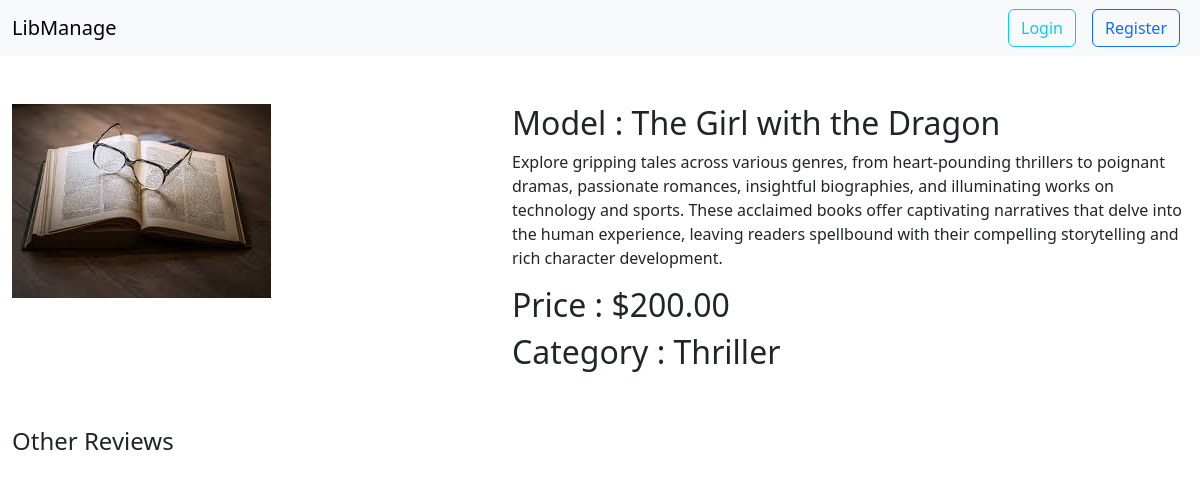
Screenshot of /book/1/ with the database file from the repository.
### book/models.py (models this page shows)
class Book(models.Model) :
    title = models.CharField(max_length=25);
    description = models.CharField(max_length=500);
    image = models.ImageField(upload_to='uploads/media/', blank=True, null=True);
    price = models.DecimalField(decimal_places=2, max_digits=12);
    category=models.ForeignKey(Category, related_name='category', on_delete=models.CASCADE)

### category/models.py (models this page shows)
class Category(models.Model) :
    name = models.CharField(max_length=20);

### book/views.py (the view)
# urls.py: path('<int:pk>/', views.BookDetailView.as_view(), name='detailPage'),
class BookDetailView(DetailView):
    model = Book
    pk_url_kwarg = 'pk'
    template_name = 'bookDetail.html'
    context_object_name = 'book'
    def get_context_data(self, **kwargs):
        context = super().get_context_data(**kwargs)
        context['form'] = ReviewForm()
        context['reviews'] = Review.objects.filter(book=context['book'])
        context['canReview'] = False
        if self.request.user.is_authenticated:
            try:
                borrow = Borrow.objects.get(book=context['book'], user=self.request.user)
                context['canReview'] = True
            except Borrow.DoesNotExist:
                pass
        return context

### book/templates/bookDetail.html (shortened to what this page needs)
{% extends 'base.html' %}
{% load crispy_forms_tags %}
{% block content %}
<div class="container-fluid my-5">
    <div class="row">
    <div class="col-5">
      <img src="/media/{{book.image.url}}" class="img-fluid object-fit-contain" alt="" />
    </div>
    <div class="col-7">
      <h2>Model : {{book.title}}</h2>
      <p>
        {{book.description}}
      </p>
      <h2>Price : ${{book.price}}</h2>
      <h2>Category : {{book.category.name}}</h2>
    </div>
    <div class="d-flex mt-5">
        <div class=" flex-grow-1">
            <h4>Other Reviews</h4>
        </div>
    </div>
  </div>
</div>
{% endblock %}

### rows the page displays
Book: image (picture), title "The Girl with the Dragon", description "Explore gripping tales across various genres, from heart-pounding thrillers to poignant dramas, passionate romances, insightful biographies, and illuminating works on technology and sports. These acclaimed books offer captivating narratives that delve into the human experience, leaving readers spellbound with their compelling storytelling and rich character development.", price "200.00", category.name "Thriller"
